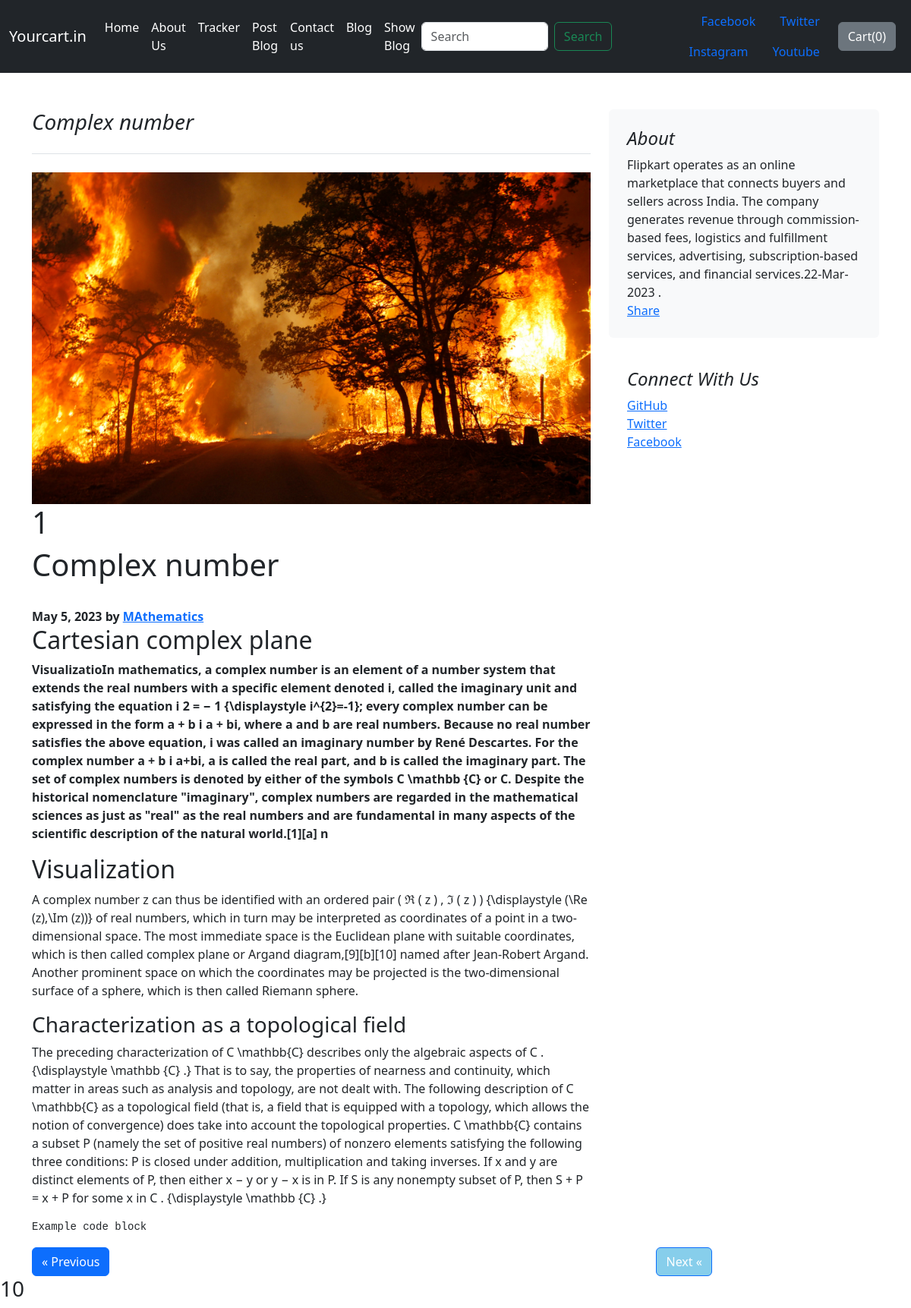
The page /blog2/showingblog/1 on the database its author committed.
### blog2/models.py (models this page shows)
class makeblog(models.Model):
	post_id = models.AutoField(primary_key=True)
	name = models.CharField(max_length=50)
	title = models.CharField(max_length=50, default='')
	heading0 = models.CharField(max_length=50)
	cheading0 = models.CharField(max_length=5000)
	heading1 = models.CharField(max_length=50)
	cheading1 = models.CharField(max_length=5000)
	sub_heading = models.CharField(max_length=50)
	csub_heading = models.CharField(max_length=5000)
	image = models.ImageField(upload_to="blog2/images", default="")
	pub_date = models.DateField(default=datetime.now)
	def __str__(self):
			return self.title

### blog2/views.py (the view)
# urls.py: path('showingblog/<int:my_id>', views.showingblog),
def showingblog(request, my_id):
    blog_posting1 = makeblog.objects.filter(post_id=my_id)
    blog_posting0 = []
    blog_posting = makeblog.objects.all()
    length = 3
    for k in blog_posting:
        length +=1
    print(length)
    print({'blog_posting1': [blog_posting1[0], length]})
    return render(request, 'blog2/blogshowing.html', {'blog_posting1':[blog_posting1[0], length]})

### blog2/templates/blog2/blogshowing.html (shortened to what this page needs)
{%extends 'blog2/basic.html'%}
{%block body%}
{%for k in blog_posting1%}
{%if forloop.counter == 1 %}
<div class="container">
    <div class="row mt-5">
        <div class="col-md-8 blog-main">
            <h3 class="pb-4 mb-4 font-italic border-bottom">
                {{k.title}}
            </h3>
            <div class="blog-post">
                <image src='/media/{{k.image}}' width="100%" height="100%" />
                <h1 class="blog_id" id="blog_id">{{k.post_id}}</h1>
                <h1 class="blog-post-title">{{k.title}}</h1>
                <br>
                <strong class="blog-post-meta">{{k.pub_date}} by <a href="#">{{k.name}}</a></strong>
                <br>
                <h2 class="blog-post-title">{{k.heading0}}</h2>
                <p><strong>{{k.cheading0}} </strong></p>
                <h2>{{k.heading1}}</h2>
                <p>{{k.cheading1}}</p>
                <h3>{{k.sub_heading}}</h3>
                <p>{{k.csub_heading}}</p>
                <pre><code>Example code block</code></pre>
            </div>
            <div class="row">
                <div class="col" style="display: inherit;">
                    <a class="btn btn-primary Previous" href="#" role="button">&laquo; Previous</a>
                    <a class="btn btn-primary next" href="#" role="button">Next &laquo;</a>
                </div>
            </div>
        </div>
        <aside class="col-md-4 blog-sidebar">
            <div class="p-4 mb-3 bg-light rounded">
                <h4 class="font-italic">About</h4>
                <p class="mb-0">Flipkart operates as an online marketplace that connects buyers and sellers across India. The company generates revenue through commission-based fees, logistics and fulfillment services, advertising, subscription-based services, and financial services.22-Mar-2023
                    .</p>
                <div class="fb-share-button" data-href="http://127.0.0.1:8000/blog2/showingblog/3" data-layout="button" data-size="large"><a target="_blank" href="https://www.facebook.com/sharer/sharer.php?u=http%3A%2F%2F127.0.0.1%3A8000%2Fblog2%2Fshowingblog%2F3&amp;src=sdkpreparse" class="fb-xfbml-parse-ignore">Share</a></div>
            </div>
            <div class="p-4">
                <h4 class="font-italic">Connect With Us</h4>
                <ol class="list-unstyled">
                    <li><a href="#">GitHub</a></li>
                    <li><a href="#">Twitter</a></li>
                    <li><a href="#">Facebook</a></li>
                </ol>
            </div>
        </aside>
    </div>
</div>
{%endif%}
{%if k >= 1 %}
<h3 id="length" class="length">{{k}}</h3>
{%endif%}
{%endfor%}
{%endblock%}

### rows shown on the page
makeblog: title "Complex number", image (picture), post_id "1", pub_date "May 5, 2023", name "MAthematics", heading0 "Cartesian complex plane", cheading0 "VisualizatioIn mathematics, a complex number is an element of a number system that extends the real numbers with a specific element denoted i, called the imaginary unit and satisfying the equation i 2 = − 1 {\\displaystyle i^{2}=-1}; every complex number can be expressed in the form a + b i a + bi, where a and b are real numbers. Because no real number satisfies the above equation, i was called an imaginary number by René Descartes. For the complex number a + b i a+bi, a is called the real part, and b is called the imaginary part. The set of complex numbers is denoted by either of the symbols C \\mathbb {C} or C. Despite the historical nomenclature \"imaginary\", complex numbers are regarded in…", heading1 "Visualization", cheading1 "A complex number z can thus be identified with an ordered pair ( ℜ ( z ) , ℑ ( z ) ) {\\displaystyle (\\Re (z),\\Im (z))} of real numbers, which in turn may be interpreted as coordinates of a point in a two-dimensional space. The most immediate space is the Euclidean plane with suitable coordinates, which is then called complex plane or Argand diagram,[9][b][10] named after Jean-Robert Argand. Another prominent space on which the coordinates may be projected is the two-dimensional surface of a sphere, which is then called Riemann sphere.", sub_heading "Characterization as a topological field", csub_heading "The preceding characterization of C \\mathbb{C} describes only the algebraic aspects of C . {\\displaystyle \\mathbb {C} .} That is to say, the properties of nearness and continuity, which matter in areas such as analysis and topology, are not dealt with. The following description of C \\mathbb{C} as a topological field (that is, a field that is equipped with a topology, which allows the notion of convergence) does take into account the topological properties. C \\mathbb{C} contains a subset P (namely the set of positive real numbers) of nonzero elements satisfying the following three conditions: P is closed under addition, multiplication and taking inverses. If x and y are distinct elements of…"

### other values the page prints
{{ k }} "10"
